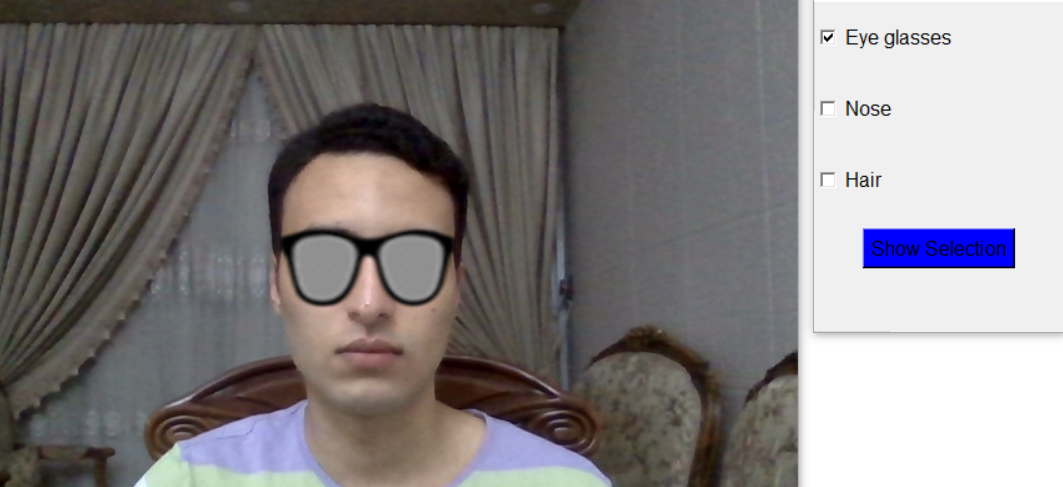
#> input picture Images/Addfilters1.png, 1063 x 487 px
$ python -i ApplyFiltersCam.py   (imports and definitions only)   (older library calls are emulated)
#> lines starting #> are read from the running program, lines starting #| are printed output that depends on the picture; after the words box and inside, x2 and y2 are one past the last pixel; in counts of white or black regions, pixels touching at a corner belong together
#> further down, picture is the input picture: shape (487, 1063, 3); mean B, G, R 128.5, 127.4, 131.3
import cv2
import numpy as np


def apply_cartoon_effect(image):
    gray = cv2.cvtColor(image, cv2.COLOR_BGR2GRAY)
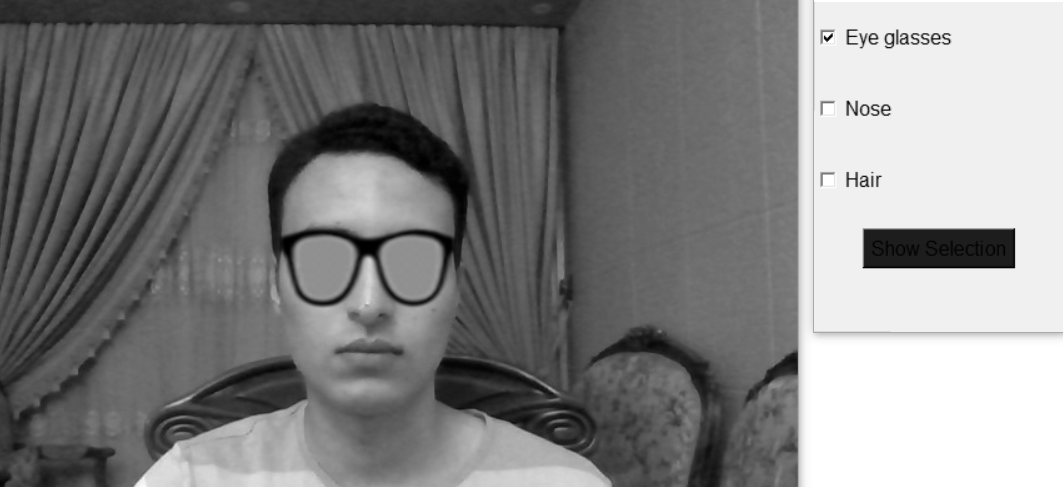
#> gray: shape (487, 1063); min 0, max 255, mean 128.7

    filtered = cv2.bilateralFilter(gray, 9, 75, 75)

    edges = cv2.adaptiveThreshold(filtered, 255, cv2.ADAPTIVE_THRESH_MEAN_C, cv2.THRESH_BINARY, 9, 5)
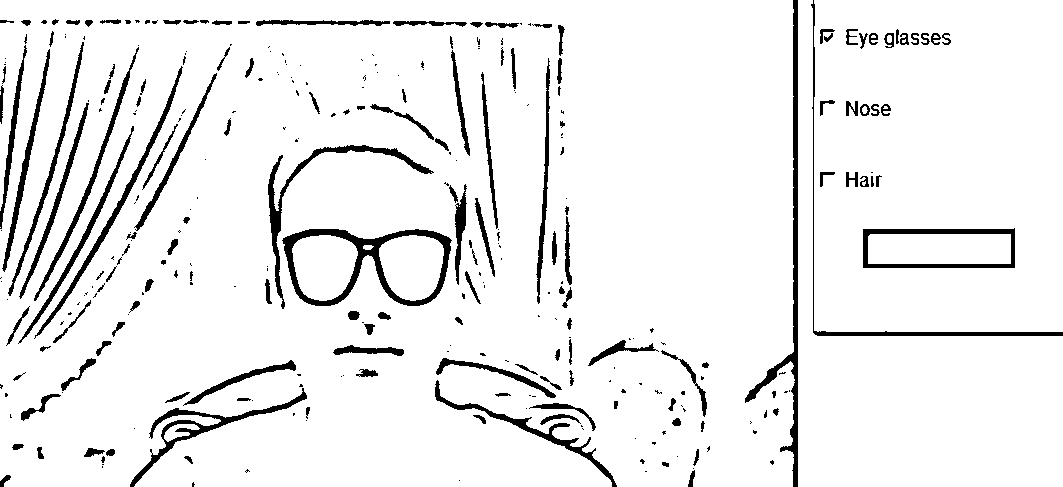
#> edges: shape (487, 1063); 92.8% white; 319 black regions (171 under 20 px), largest, box (x1, y1, x2, y2) and area: (282, 229, 452, 306) 3071, (745, 0, 798, 487) 2891, (268, 145, 434, 309) 1820

    color = cv2.cvtColor(image, cv2.COLOR_BGR2RGB)

    cartoon = cv2.bitwise_and(color, color, mask=edges)
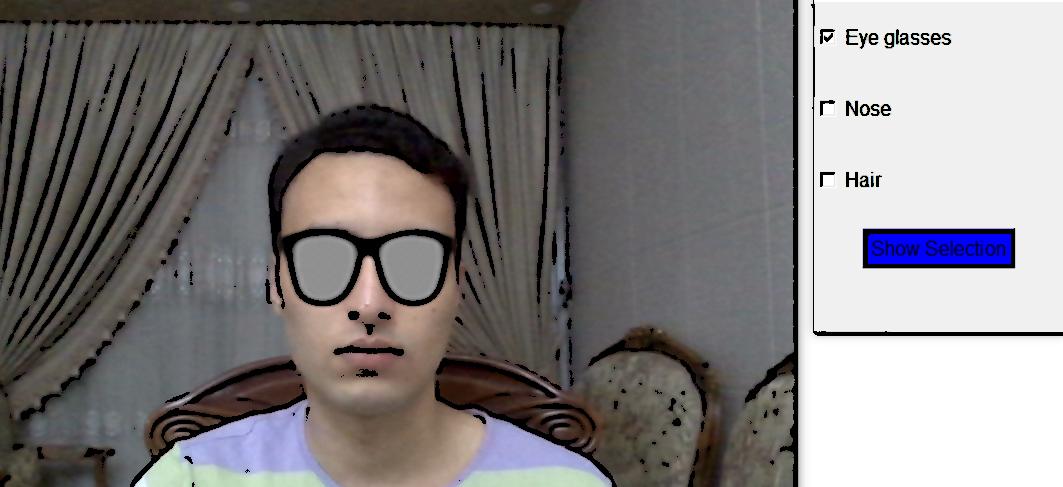
#> cartoon: shape (487, 1063, 3); mean R, G, B 126.8, 123.4, 124

    return cartoon


# [58 lines left out: functions apply_pencil_sketch_effect, apply_sobel_edges, apply_painting_effect, apply_stylify_filters, not called in this run]

>>> import cv2
>>> picture = cv2.imread('../Images/Addfilters1.png')
>>> result = apply_cartoon_effect(picture)

$ run again, on Images/Addfilters2.png
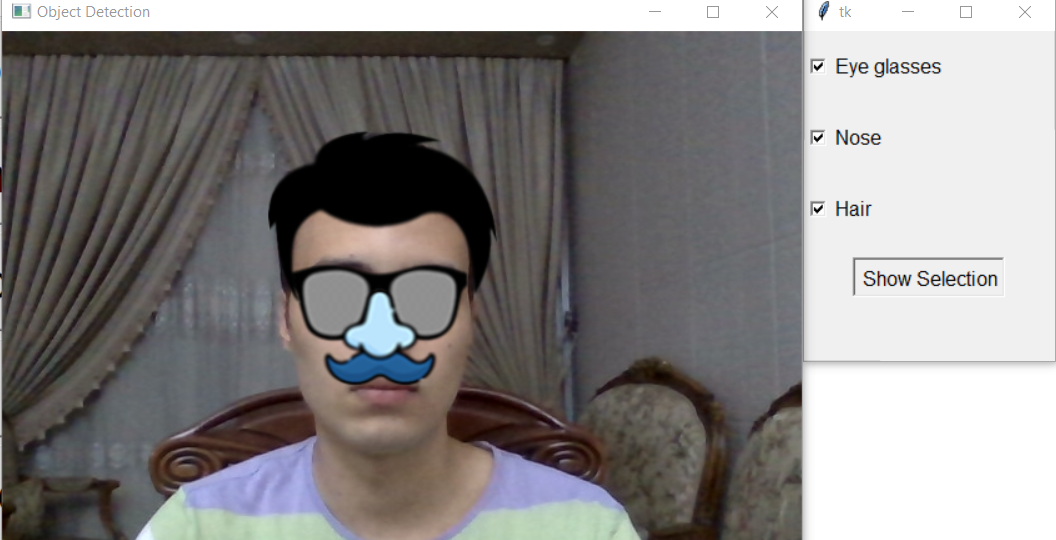
#> input picture Images/Addfilters2.png, 1056 x 540 px
#> picture is the input picture: shape (540, 1056, 3); mean B, G, R 131.9, 132.2, 134.9
#> in apply_cartoon_effect, `edges = cv2.adaptiveThreshold(filtered, 255, cv2.ADAPTIVE_THRESH_MEAN_..`:
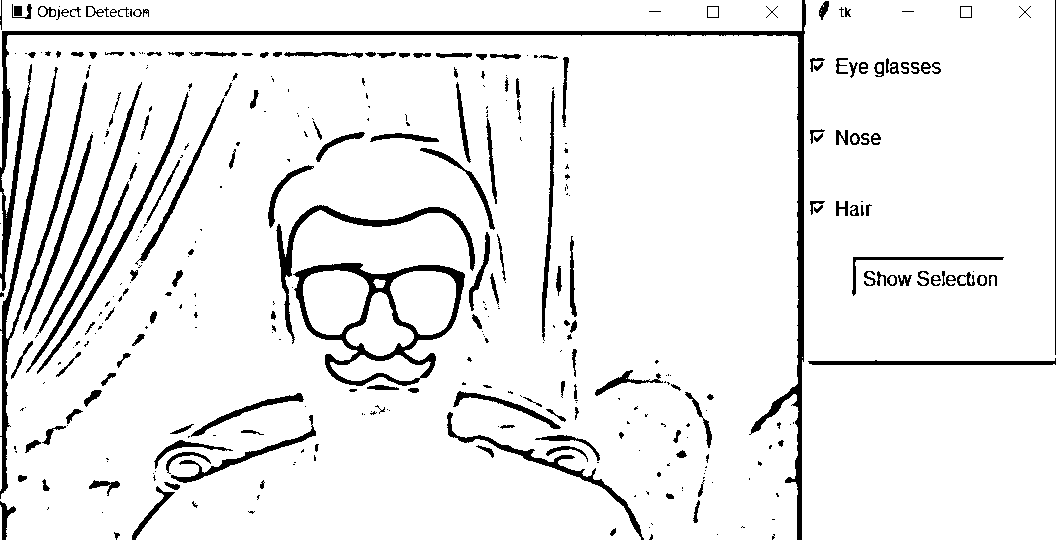
#> edges: shape (540, 1056); 92.2% white; 377 black regions (201 under 20 px), largest, box (x1, y1, x2, y2) and area: (0, 0, 806, 540) 8677, (293, 263, 465, 386) 4351, (0, 67, 87, 499) 3150
#> in apply_cartoon_effect, `cartoon = cv2.bitwise_and(color, color, mask=edges)`:
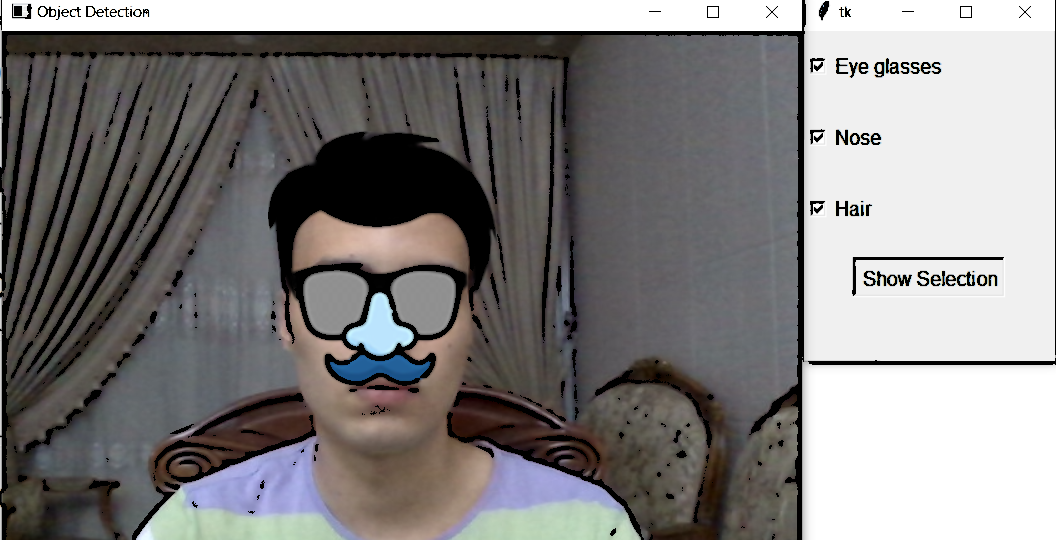
#> cartoon: shape (540, 1056, 3); mean R, G, B 129.9, 127.6, 127.3

$ run again, on Images/Addfilters3.png
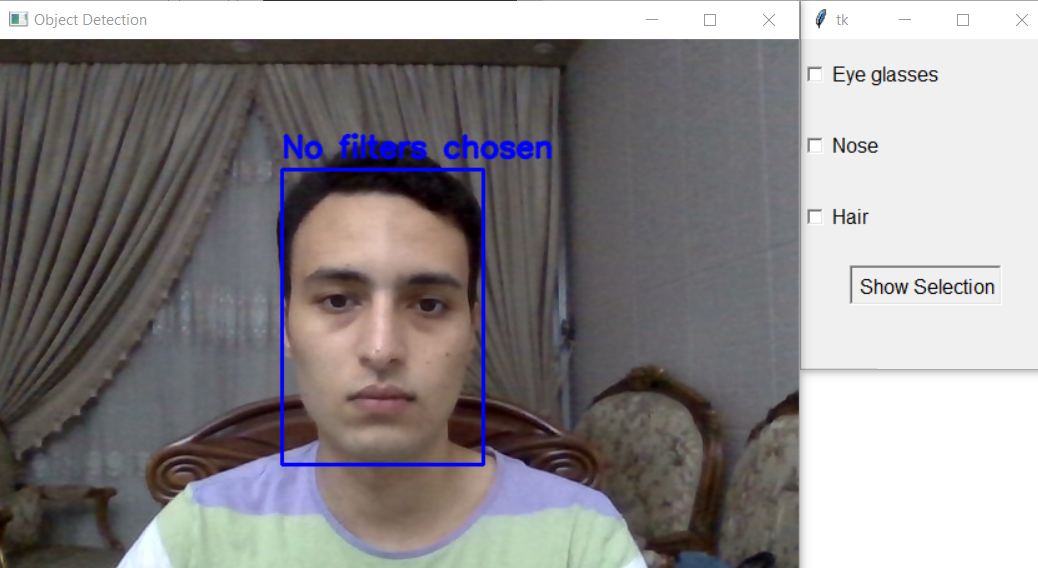
#> input picture Images/Addfilters3.png, 1038 x 568 px
#> picture is the input picture: shape (568, 1038, 3); mean B, G, R 138.1, 136.4, 140.1
#> in apply_cartoon_effect, `edges = cv2.adaptiveThreshold(filtered, 255, cv2.ADAPTIVE_THRESH_MEAN_..`:
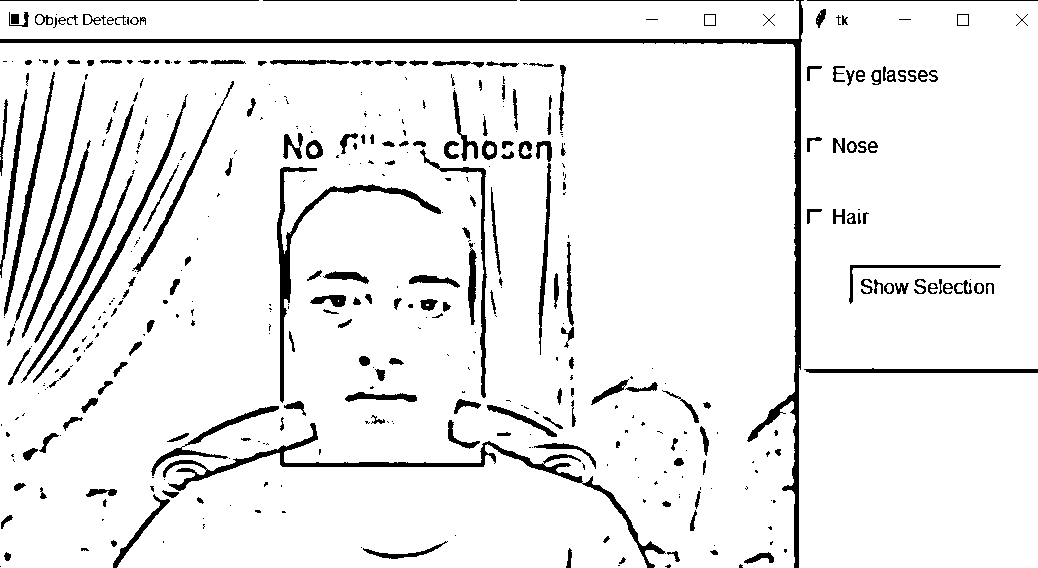
#> edges: shape (568, 1038); 92.6% white; 433 black regions (223 under 20 px), largest, box (x1, y1, x2, y2) and area: (0, 0, 804, 568) 6801, (163, 423, 666, 568) 3543, (277, 167, 441, 403) 2422
#> in apply_cartoon_effect, `cartoon = cv2.bitwise_and(color, color, mask=edges)`:
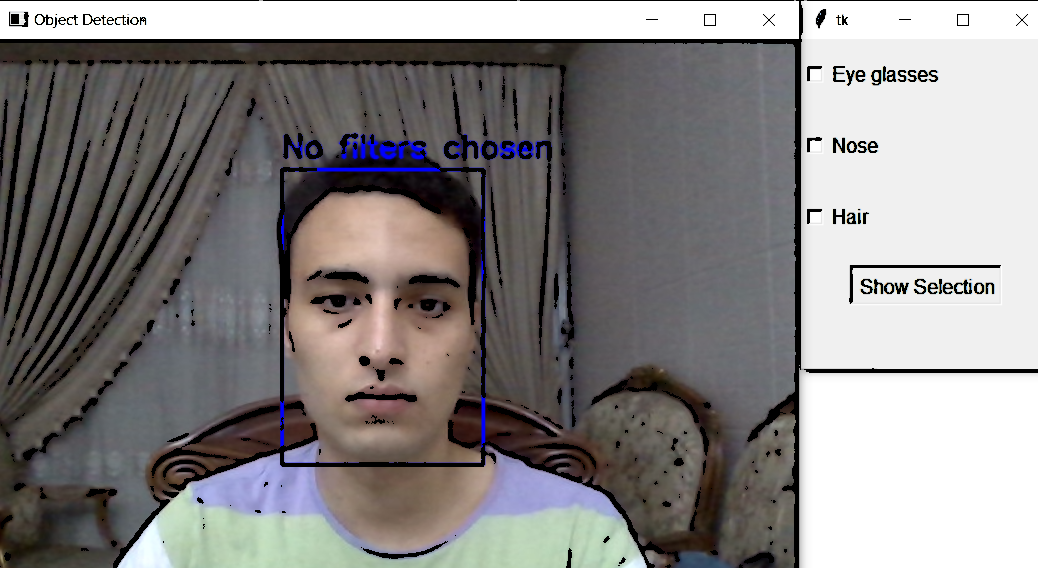
#> cartoon: shape (568, 1038, 3); mean R, G, B 135, 131.9, 131.7

$ run again, on Images/Count_number_of_people.png
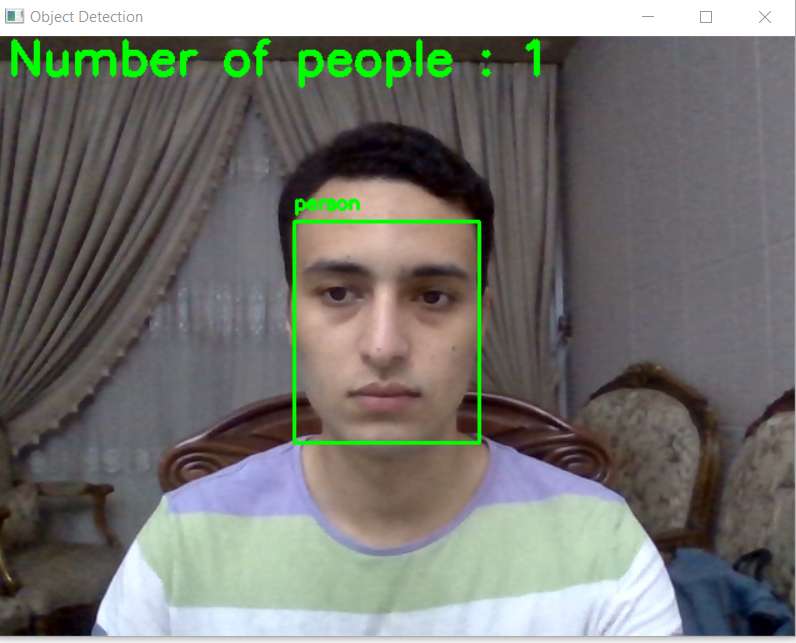
#> input picture Images/Count_number_of_people.png, 796 x 643 px
#> picture is the input picture: shape (643, 796, 3); mean B, G, R 112.5, 118, 117
#> in apply_cartoon_effect, `edges = cv2.adaptiveThreshold(filtered, 255, cv2.ADAPTIVE_THRESH_MEAN_..`:
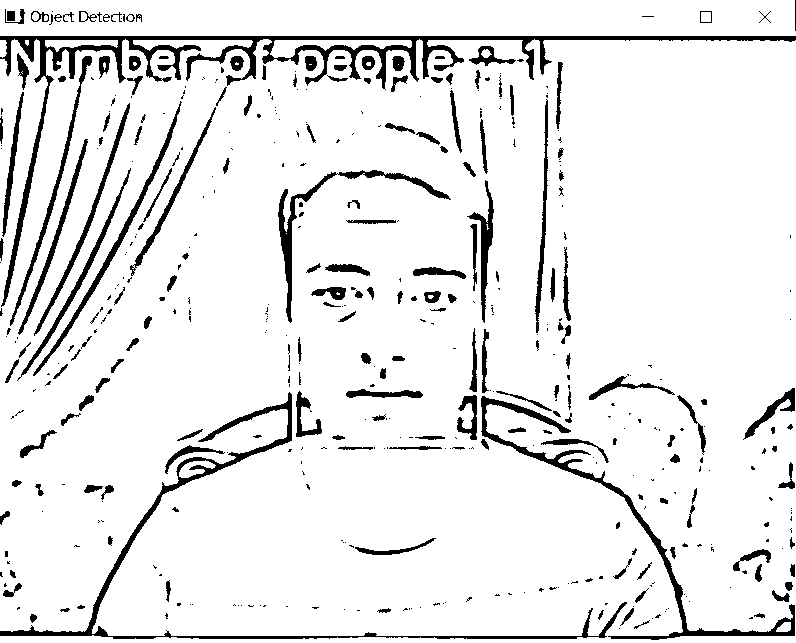
#> edges: shape (643, 796); 91.2% white; 466 black regions (282 under 20 px), largest, box (x1, y1, x2, y2) and area: (0, 36, 796, 307) 9685, (0, 392, 627, 639) 4557, (481, 396, 795, 640) 3512
#> in apply_cartoon_effect, `cartoon = cv2.bitwise_and(color, color, mask=edges)`:
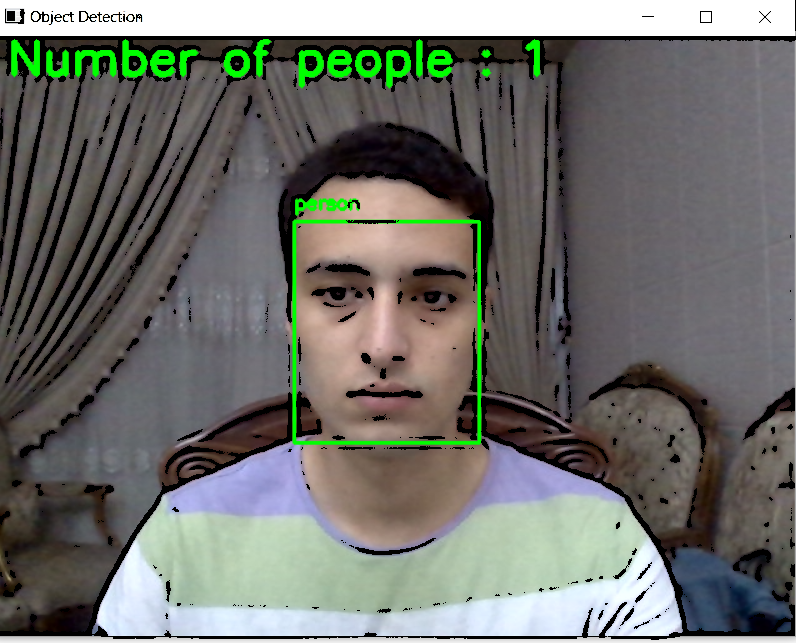
#> cartoon: shape (643, 796, 3); mean R, G, B 110.9, 112.5, 107.2
